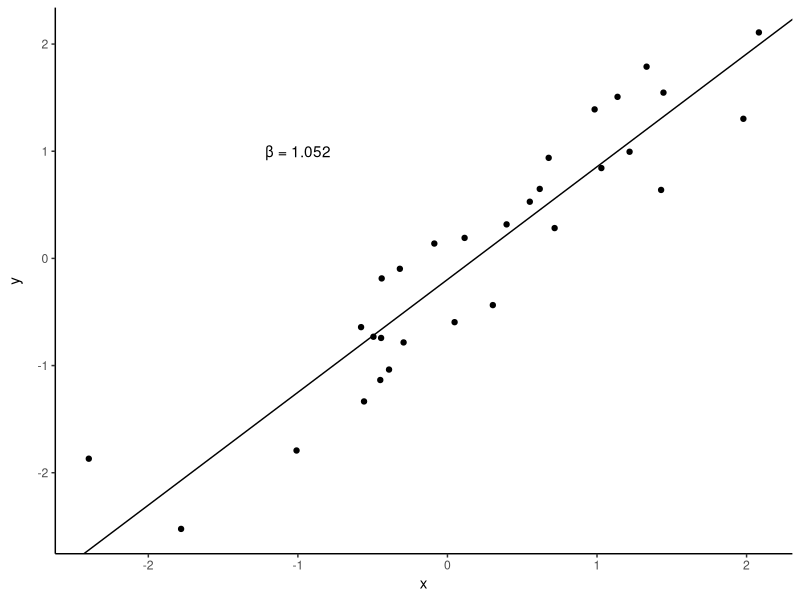

This figure's R source:
library(tidyverse)

dat <- tibble(x = rnorm(30),
       y = x + rnorm(30,0,0.5))
coeff = lm(dat$y~dat$x)$coefficients

ggplot(dat, aes(x = x, y = y)) +
  geom_point() + 
  geom_abline(slope = coeff[2],
              intercept = coeff[1]) +
  theme_classic() +
  annotate("text", x = -1, y = 1,
          label = paste0("\u03B2 = ",
                         round(coeff[2], 3))) +
  theme(axis.title.y = 
          element_text(margin = margin(t = 0,
                                       r = 10,
                                       b = 0,
                                       l = 0)))

  
